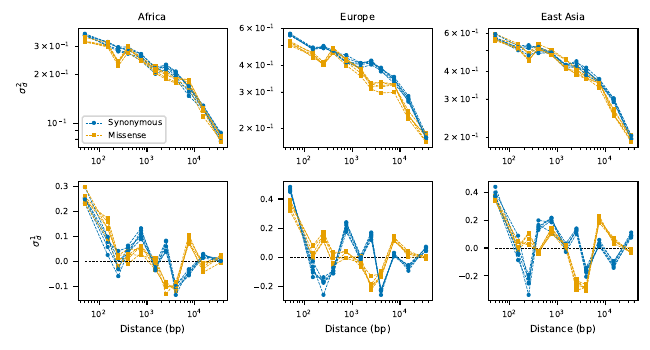

The Python source for this figure:
import sys
import moments.TwoLocus
import matplotlib.pylab as plt
import numpy as np
import pickle

# set font sizes
import matplotlib

plt.rcParams["legend.title_fontsize"] = "xx-small"
matplotlib.rc("xtick", labelsize=6)
matplotlib.rc("ytick", labelsize=6)
matplotlib.rc("axes", labelsize=7)
matplotlib.rc("axes", titlesize=7)
matplotlib.rc("legend", fontsize=6)

from bokeh.palettes import Colorblind

data = {}

populations = {
    "Africa": ["ESN", "GWD", "LWK", "MSL", "YRI"],
    "Europe": ["CEU", "FIN", "GBR", "IBS", "TSI"],
    "East Asia": ["CDX", "CHB", "CHS", "JPT", "KHV"],
}

for c, ps in populations.items():
    for p in ps:
        data[p] = pickle.load(
            open(f"../analysis/parsed_data_v2/{p}.unphased.all.bp", "rb")
        )

ms = 2
lw = 0.5
markers = ["x", "+", "1"]
colors = Colorblind[8]

bins = data[p]["bin_edges"]
bin_mids = np.mean(bins, axis=1)

fig = plt.figure(5, figsize=(6.5, 3.5))

fig.clf()

i = 0
for continent, pops in populations.items():
    i += 1
    ax1 = plt.subplot(2, 3, i)
    ax2 = plt.subplot(2, 3, i + 3)
    label_syn = "Synonymous"
    label_mis = "Missense"
    ax2.plot(bin_mids[:-1], 0 * bin_mids[:-1], "k--", lw=lw)
    for pop in pops:
        sd2_syn = data[pop]["bins"]["all_sites"]["synonymous"]["sd2"]
        sd2_mis = data[pop]["bins"]["all_sites"]["missense"]["sd2"]
        sd1_syn = data[pop]["bins"]["all_sites"]["synonymous"]["sd1"]
        sd1_mis = data[pop]["bins"]["all_sites"]["missense"]["sd1"]
        ax1.plot(
                bin_mids[:-1], sd2_syn[:-1], "o--", color=colors[0], ms=ms, lw=lw, label=label_syn
        )
        ax1.plot(bin_mids[:-1], sd2_mis[:-1], "s--", color=colors[1], ms=ms, lw=lw, label=label_mis)
        ax2.plot(
                bin_mids[:-1], sd1_syn[:-1], "o--", color=colors[0], ms=ms, lw=lw, label=label_syn
        )
        ax2.plot(bin_mids[:-1], sd1_mis[:-1], "s--", color=colors[1], ms=ms, lw=lw, label=label_mis)
        label_syn = None
        label_mis = None
    #rhos = bin_mids * 1e4 * 1e-8
    ax1.set_xscale("log")
    ax1.set_yscale("log")
    ax2.set_xscale("log")
    #ax1.set_xlim(4, 5e5)
    #ax2.set_xlim(4, 5e5)
    ax2.set_xlabel("Distance (bp)")
    #ax1.set_ylim(1e-3, 1)
    #ax2.set_ylim(-1, 1.5)
    if i == 1:
        ax1.set_ylabel("$\sigma_d^2$")
        ax2.set_ylabel("$\sigma_d^1$")
        ax1.legend()
    ax1.set_title(continent)

fig.tight_layout()

plt.savefig(f"ld_decay_gene_wide.pdf")
